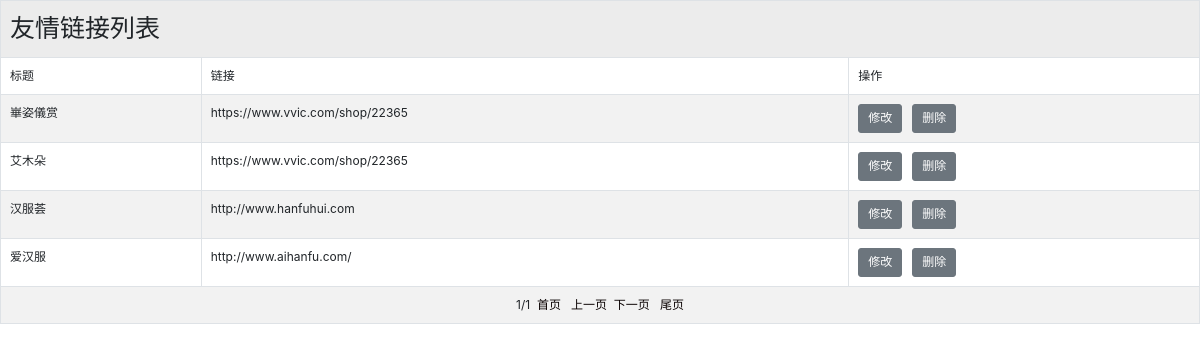
The page /admin/friend_list.php (signed in) on the database its author committed.
### tables this page shows
CREATE TABLE IF NOT EXISTS `friend` (
  `id` int(11) NOT NULL AUTO_INCREMENT,
  `title` varchar(20) DEFAULT NULL COMMENT '标题',
  `url` varchar(50) DEFAULT NULL COMMENT '链接地址',
  PRIMARY KEY (`id`)
);

### admin/friend_list.php (the view, shortened to what this page needs)
<?php
require_once('../inc/conn_pdo.php');
$rows = $dbh->query("select * from friend");
$total_num = $rows->rowCount();
$pagesize=5;
$page_num=ceil($total_num/$pagesize);
$page=isset($_GET['page'])?$_GET['page']:1;
$offset=$pagesize*($page-1);
$prepage=($page<>1)?$page-1:$page;
$nextpage=($page<>$page_num)?$page+1:$page;
$sql="select * from friend order by id desc limit $offset,$pagesize";
$rows = $dbh->query($sql);
?>
<!DOCTYPE html>
<html>
<head>
    <link href="css/bootstrap.min.css" rel="stylesheet">
    <link href="css/table.css" rel="stylesheet" type="text/css" />
</head>
<body>
<table class="table table-striped table-hover table-bordered">
    <tr>
        <td colspan="3"><span style="font-size:25px">友情链接列表</span></td>
    </tr>
    <tr>
        <td>标题</td>
        <td>链接</td>
        <td>操作</td>
    </tr>
    <tr>
        <?php
        if($total_num>0){
        foreach ($rows as $row) {
        ?>
        <td><?php echo $row['title']?></td>
        <td><?php echo $row['url']?></td>
        <td><input type="submit" class="btn btn-secondary" name="button" id="button" value="修改" onclick="window.location.href='friend_modify.php?id=<?=$row['id']?>'" />&nbsp;&nbsp;
            <input type="button" class="btn btn-secondary" name="button2" id="button2" value="删除" onclick="window.location.href='friend_delete.php?id=<?=$row['id']?>'" /></td>
    </tr>
    <?php
    }
    }else{
        echo "<tr><td colspan='3' style='color:red;font-size:13px'>暂无记录</td></tr>";
    }
    ?>
    <tr>
        <td colspan="4" align="center"> <?=$page?>/<?=$page_num?>&nbsp;&nbsp;<a href="?page=1">首页</a>&nbsp;&nbsp;	<a href="?page=<?=$prepage?>">上一页</a>&nbsp;&nbsp;<a href="?page=<?=$nextpage?>">下一页</a>&nbsp;&nbsp;<a href="?page=<?=$page_num?>"> 尾页</a></td>
    </tr>
</table>
</body>
</html>

### admin/css/table.css (style rules this page uses)
body { margin:0;padding:0; background-color:rgba(255,255,255,0); }
div,table { background-color:rgba(255,255,255,0); }
a { text-decoration:none;color:#090000; }
td { padding-left:8px; }

### admin/friend_list.php (style rules this page uses)
* { font-size:12px; }

### rows shown on the page
friend: title "崋姿儀赏", url "https://www.vvic.com/shop/22365"
friend: title "艾木朵", url "https://www.vvic.com/shop/22365"
friend: title "汉服荟", url "http://www.hanfuhui.com"
friend: title "爱汉服", url "http://www.aihanfu.com/"

### other values the page prints
$page "1"
$page_num "1"
